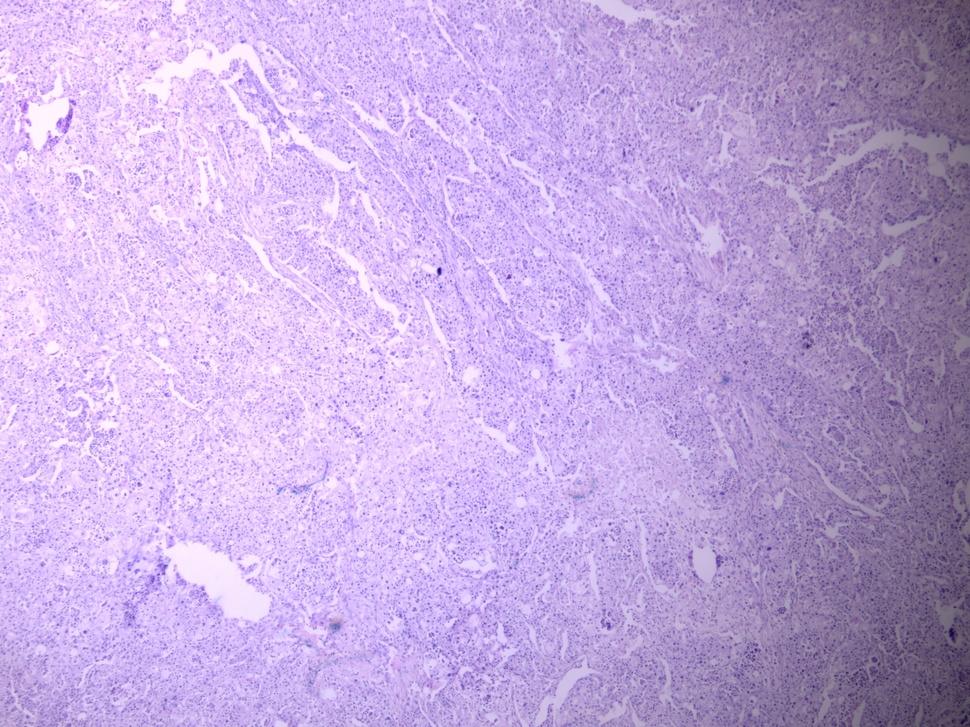
#> input picture Testes_Segmentação/image1.jpg, 970 x 727 px, shrunk from 2592 x 1944 before the run, found by its file name
$ jupyter execute 'Seg_Limiarização.ipynb'   (shell and % lines are left out)
#> lines starting #> are read from the running program, lines starting #| are printed output that depends on the picture; after the words box and inside, x2 and y2 are one past the last pixel; in counts of white or black regions, pixels touching at a corner belong together
[cell 1]
import cv2
import numpy as np
from matplotlib import pyplot as plt

[cell 2]
# Carrega a imagem
img = cv2.imread('image1.jpg', 0)
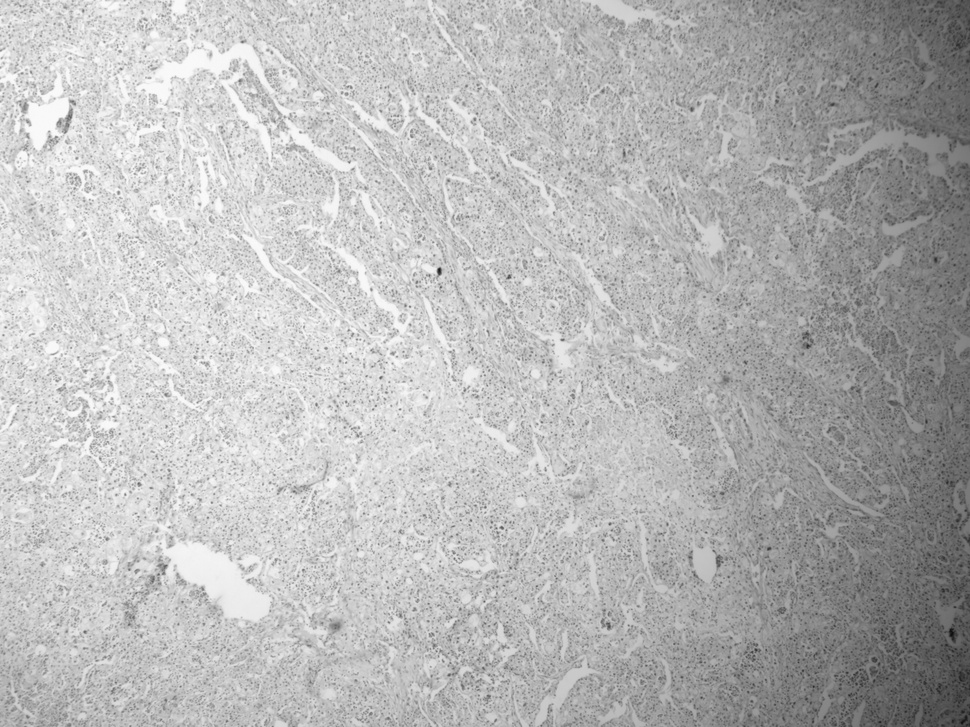
#> img: shape (727, 970); min 14, max 255, mean 183.7

[cell 3]
# Aplica a limiarização
limiar, img_limiarizada = cv2.threshold(img, 127, 255, cv2.THRESH_BINARY)
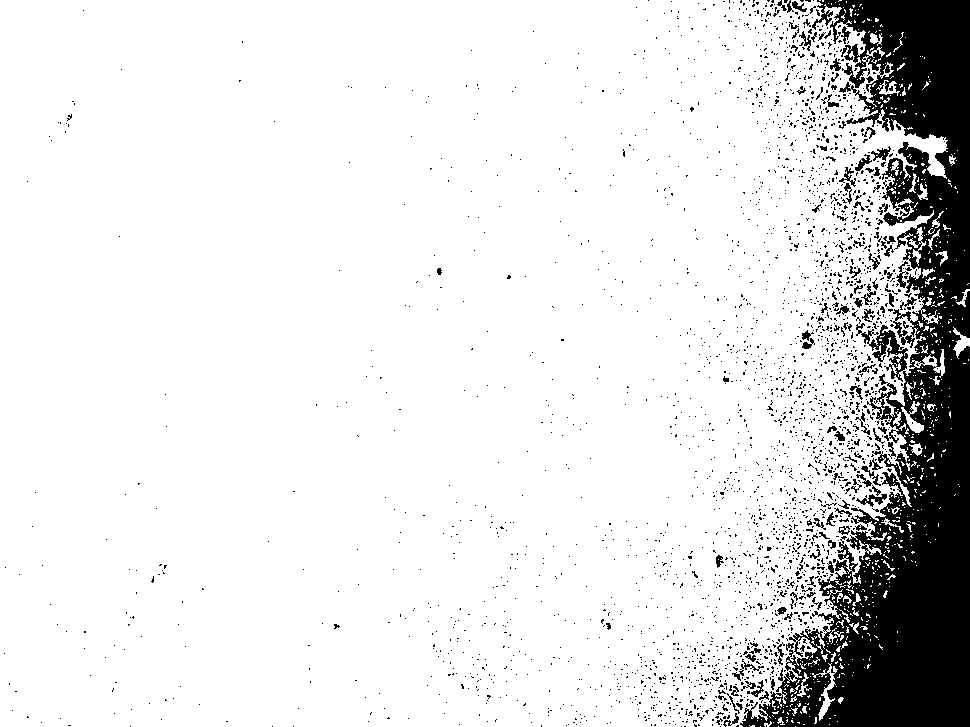
#> img_limiarizada: shape (727, 970); 88.4% white; 2896 black regions (2776 under 20 px), largest, box (x1, y1, x2, y2) and area: (740, 0, 970, 727) 68178, (856, 494, 887, 507) 165, (871, 146, 891, 161) 128

[cell 4]
fig = plt.figure(figsize=(20,5))
ax1=fig.add_subplot(121)
plt.title("imagem original")
plt.imshow(img, cmap = "gray")

ax2=fig.add_subplot(122)
plt.title("imagem limiarizada")
plt.imshow(img_limiarizada)
plt.show()
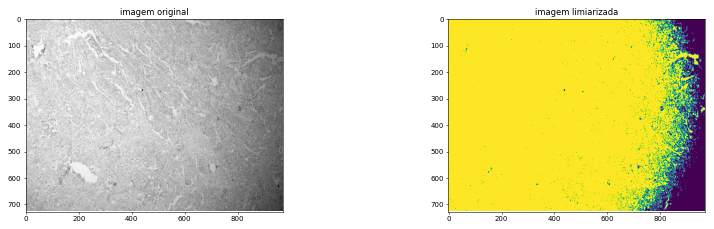
#> figure drawn by matplotlib, 2 panels

$ run again, with Testes_Segmentação/ImagemProcessada_1.jpg copied over Testes_Segmentação/image1.jpg
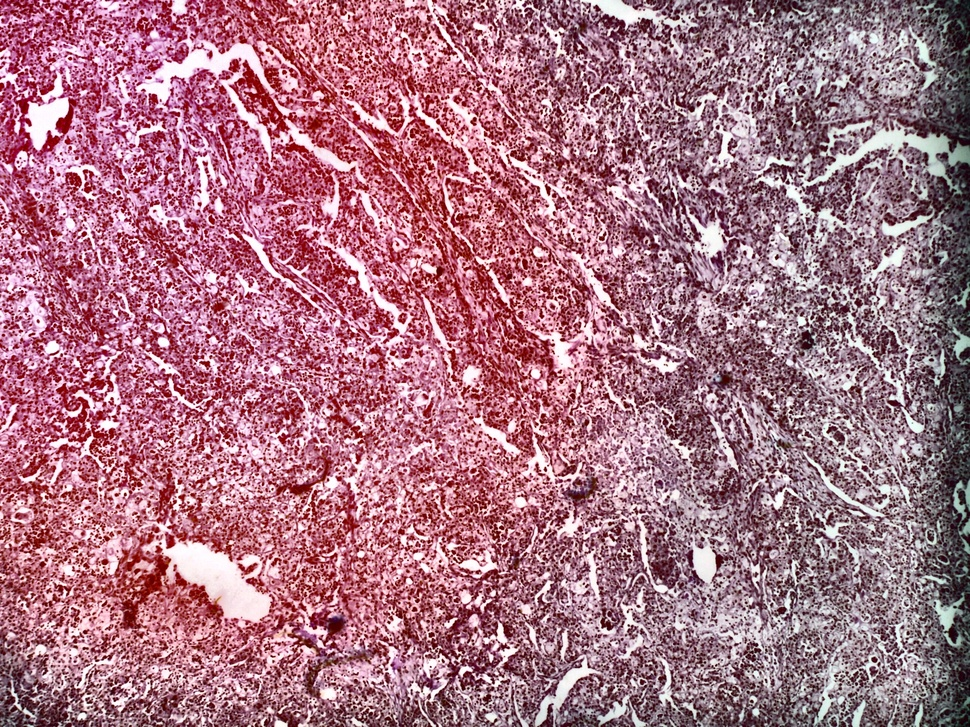
#> input picture Testes_Segmentação/ImagemProcessada_1.jpg, 970 x 727 px, shrunk from 2592 x 1944 before the run, found by its file name
#> `limiar, img_limiarizada = cv2.threshold(img, 127, 255, cv2.THRESH_BINA..`:
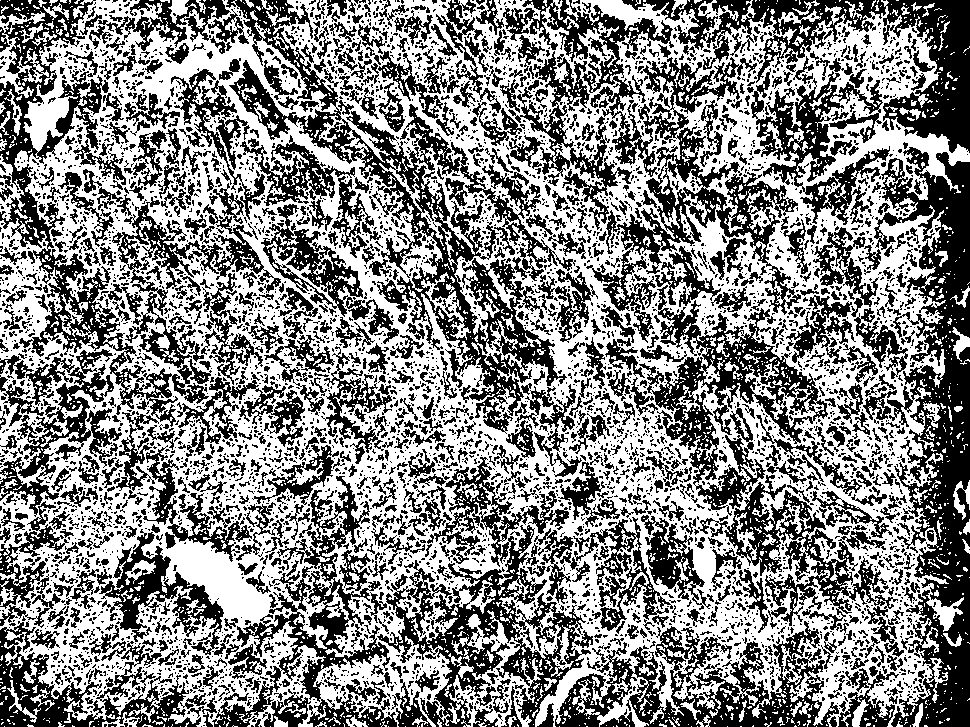
#> img_limiarizada: shape (727, 970); 52.8% white; 5212 black regions (4208 under 20 px), largest, box (x1, y1, x2, y2) and area: (874, 147, 970, 727) 25362, (226, 0, 576, 434) 23844, (503, 0, 801, 343) 18057
#> `plt.show()`:
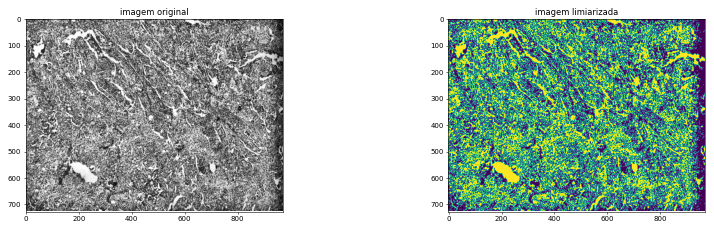
#> figure drawn by matplotlib, 2 panels
